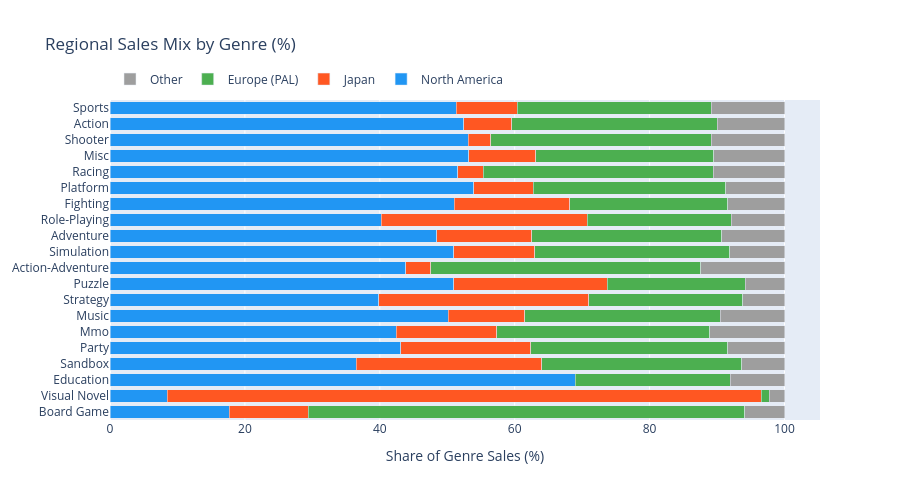

Notebook code cell kept with this figure:
### Markdown cell above
## 11. Regional Sales Composition

How sales are distributed across NA, JP, PAL, and Other regions varies significantly by genre — a critical insight for marketing allocation.

### Code cell
region_by_genre = (
    df[df['genre'].notna()]
    .groupby('genre')[['na_sales', 'jp_sales', 'pal_sales', 'other_sales']]
    .sum()
    .sort_values('na_sales', ascending=True)
)

# Normalise to percentages
region_pct = region_by_genre.div(region_by_genre.sum(axis=1), axis=0) * 100

fig = go.Figure()
colors = {'na_sales': '#2196F3', 'jp_sales': '#FF5722', 'pal_sales': '#4CAF50', 'other_sales': '#9E9E9E'}
labels = {'na_sales': 'North America', 'jp_sales': 'Japan', 'pal_sales': 'Europe (PAL)', 'other_sales': 'Other'}

for col in ['na_sales', 'jp_sales', 'pal_sales', 'other_sales']:
    fig.add_trace(go.Bar(
        y=region_pct.index, x=region_pct[col],
        name=labels[col], orientation='h',
        marker_color=colors[col]
    ))

fig.update_layout(
    barmode='stack', height=500,
    title='Regional Sales Mix by Genre (%)',
    xaxis_title='Share of Genre Sales (%)',
    legend=dict(orientation='h', yanchor='bottom', y=1.02)
)
fig.write_html(f'{FIGURES_DIR}/regional_composition.html')
fig.show()

### Figure 1 — Plotly figure (JSON) as saved in the notebook; plotly's stock layout.template omitted (floating-point values rounded to 4 significant figures)
{"data": [{"marker": {"color": "#2196F3"}, "name": "North America", "orientation": "h", "type": "bar", "x": [17.65, 8.522, 68.97, 36.51, 43.13, 42.43, 50.17, 39.83, 50.99, 43.84, 50.94, 48.47, 40.24, 51.01, 53.96, 51.53, 53.16, 53.08, 52.43, 51.31], "y": ["Board Game", "Visual Novel", "Education", "Sandbox", "Party", "Mmo", "Music", "Strategy", "Puzzle", "Action-Adventure", "Simulation", "Adventure", "Role-Playing", "Fighting", "Platform", "Racing", "Misc", "Shooter", "Action", "Sports"]}, {"marker": {"color": "#FF5722"}, "name": "Japan", "orientation": "h", "type": "bar", "x": [11.76, 88.0, 0.0, 27.51, 19.22, 14.93, 11.28, 31.12, 22.74, 3.678, 11.99, 14.07, 30.51, 17.18, 8.816, 3.793, 9.977, 3.382, 7.116, 9.035], "y": ["Board Game", "Visual Novel", "Education", "Sandbox", "Party", "Mmo", "Music", "Strategy", "Puzzle", "Action-Adventure", "Simulation", "Adventure", "Role-Playing", "Fighting", "Platform", "Racing", "Misc", "Shooter", "Action", "Sports"]}, {"marker": {"color": "#4CAF50"}, "name": "Europe (PAL)", "orientation": "h", "type": "bar", "x": [64.71, 1.217, 22.99, 29.63, 29.24, 31.58, 29.02, 22.88, 20.42, 40.09, 28.95, 28.18, 21.34, 23.41, 28.51, 34.1, 26.34, 32.64, 30.46, 28.83], "y": ["Board Game", "Visual Novel", "Education", "Sandbox", "Party", "Mmo", "Music", "Strategy", "Puzzle", "Action-Adventure", "Simulation", "Adventure", "Role-Playing", "Fighting", "Platform", "Racing", "Misc", "Shooter", "Action", "Sports"]}, {"marker": {"color": "#9E9E9E"}, "name": "Other", "orientation": "h", "type": "bar", "x": [5.882, 2.261, 8.046, 6.349, 8.401, 11.06, 9.525, 6.17, 5.846, 12.39, 8.113, 9.28, 7.911, 8.4, 8.715, 10.58, 10.52, 10.9, 9.996, 10.83], "y": ["Board Game", "Visual Novel", "Education", "Sandbox", "Party", "Mmo", "Music", "Strategy", "Puzzle", "Action-Adventure", "Simulation", "Adventure", "Role-Playing", "Fighting", "Platform", "Racing", "Misc", "Shooter", "Action", "Sports"]}], "layout": {"barmode": "stack", "height": 500, "legend": {"orientation": "h", "y": 1.02, "yanchor": "bottom"}, "title": {"text": "Regional Sales Mix by Genre (%)"}, "xaxis": {"title": {"text": "Share of Genre Sales (%)"}}}}
